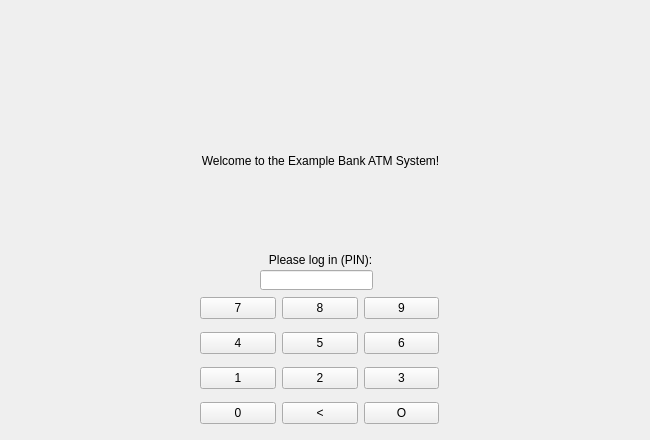
    <widget class="QWidget" name="login">
     <widget class="QWidget" name="gridLayoutWidget">
      <property name="geometry">
       <rect>
        <x>200</x>
        <y>290</y>
        <width>239</width>
        <height>141</height>
       </rect>
      </property>
      <layout class="QGridLayout" name="keypadLayout">
       <item row="1" column="2">
        <widget class="QPushButton" name="pushButton_six">
         <property name="text">
          <string>6</string>
         </property>
        </widget>
       </item>
       <item row="1" column="1">
        <widget class="QPushButton" name="pushButton_five">
         <property name="text">
          <string>5</string>
         </property>
        </widget>
       </item>
       <item row="2" column="1">
        <widget class="QPushButton" name="pushButton_two">
         <property name="text">
          <string>2</string>
         </property>
        </widget>
       </item>
       <item row="1" column="0">
        <widget class="QPushButton" name="pushButton_four">
         <property name="text">
          <string>4</string>
         </property>
        </widget>
       </item>
       <item row="0" column="2">
        <widget class="QPushButton" name="pushButton_nine">
         <property name="text">
          <string>9</string>
         </property>
        </widget>
       </item>
       <item row="0" column="0">
        <widget class="QPushButton" name="pushButton_seven">
         <property name="text">
          <string>7</string>
         </property>
        </widget>
       </item>
       <item row="0" column="1">
        <widget class="QPushButton" name="pushButton_eight">
         <property name="text">
          <string>8</string>
         </property>
        </widget>
       </item>
       <item row="2" column="0">
        <widget class="QPushButton" name="pushButton_one">
         <property name="text">
          <string>1</string>
         </property>
        </widget>
       </item>
       <item row="2" column="2">
        <widget class="QPushButton" name="pushButton_three">
         <property name="text">
          <string>3</string>
         </property>
        </widget>
       </item>
       <item row="3" column="0">
        <widget class="QPushButton" name="pushButton_zero">
         <property name="text">
          <string>0</string>
         </property>
        </widget>
       </item>
       <item row="3" column="2">
        <widget class="QPushButton" name="pushButton_confirm">
         <property name="text">
          <string>O</string>
         </property>
        </widget>
       </item>
       <item row="3" column="1">
        <widget class="QPushButton" name="pushButton_backspace">
         <property name="text">
          <string>&lt;</string>
         </property>
        </widget>
       </item>
      </layout>
     </widget>
     <widget class="QLineEdit" name="inputLine">
      <property name="geometry">
       <rect>
        <x>260</x>
        <y>270</y>
        <width>113</width>
        <height>20</height>
       </rect>
      </property>
      <property name="inputMethodHints">
       <set>Qt::ImhNone</set>
      </property>
      <property name="inputMask">
       <string/>
      </property>
      <property name="text">
       <string/>
      </property>
      <property name="readOnly">
       <bool>true</bool>
      </property>
     </widget>
     <widget class="QLabel" name="inputNotice">
      <property name="geometry">
       <rect>
        <x>0</x>
        <y>250</y>
        <width>641</width>
        <height>20</height>
       </rect>
      </property>
      <property name="text">
       <string>Please log in (PIN):</string>
      </property>
      <property name="alignment">
       <set>Qt::AlignCenter</set>
      </property>
     </widget>
     <widget class="QLabel" name="welcomeTitle">
      <property name="geometry">
       <rect>
        <x>0</x>
        <y>150</y>
        <width>641</width>
        <height>21</height>
       </rect>
      </property>
      <property name="text">
       <string>Welcome to the Example Bank ATM System!</string>
      </property>
      <property name="alignment">
       <set>Qt::AlignCenter</set>
      </property>
     </widget>
     <widget class="QLabel" name="errorLabel">
      <property name="geometry">
       <rect>
        <x>10</x>
        <y>210</y>
        <width>621</width>
        <height>21</height>
       </rect>
      </property>
      <property name="layoutDirection">
       <enum>Qt::LeftToRight</enum>
      </property>
      <property name="text">
       <string/>
      </property>
      <property name="alignment">
       <set>Qt::AlignCenter</set>
      </property>
     </widget>
    </widget>
